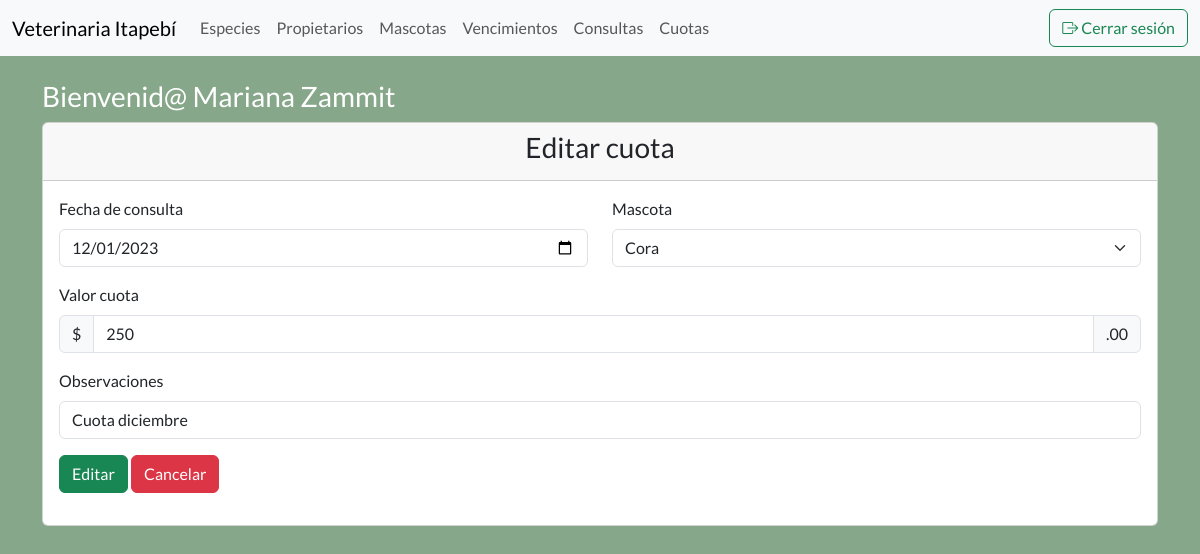
Screenshot of /frmEditarCuota.php?id=1 (signed in) with the database file from the repository.
### tables this page shows
CREATE TABLE `cuotas` (
  `CuotaId` int NOT NULL AUTO_INCREMENT,
  `CuotaFecha` date DEFAULT NULL,
  `MascotaId` int DEFAULT NULL,
  `CuotaValor` bigint DEFAULT NULL,
  `CuotaObservacion` varchar(255) DEFAULT NULL,
  `CuotaFchCreacion` datetime DEFAULT NULL,
  `CuotaFchModificacion` datetime DEFAULT NULL,
  `CuotaEstado` smallint DEFAULT NULL,
  PRIMARY KEY (`CuotaId`),
  KEY `cuotas_FK` (`MascotaId`),
  CONSTRAINT `cuotas_FK` FOREIGN KEY (`MascotaId`) REFERENCES `mascotas` (`MascotaId`) ON DELETE CASCADE ON UPDATE CASCADE
);

### frmEditarCuota.php (the view, shortened to what this page needs)
<?php include ("templates/header.php");
$mysqli = include_once "includes/conexion.php";
$id = $_GET["id"];
$sentencia = $mysqli->prepare("SELECT * FROM cuotas where CuotaId = ?");
$sentencia->bind_param("i", $id);
$sentencia->execute();
$resultado = $sentencia->get_result();
$consulta = $resultado->fetch_assoc();
?>
<div class="card">
    <div class="card-header">
        <h3 class="text-center">Editar cuota</h3>
    </div>
    <div class="card-body">
        <form action="editarCuota.php" method="post">
            <div class="row">
                <div class="col-6">
                    <div class="mb-3">
                        <label for="fecha" class="form-label">Fecha de consulta</label>
                        <input type="date" class="form-control" name="txtFecha" id="fecha" value="<?php echo $consulta['CuotaFecha'];?>">
                    </div>
                </div>
                <div class="col-6">
                    <label for="mascota" class="form-label">Mascota</label>
                    <select class="form-select" name="txtMascotaId" id="mascota">
                        <?php
                        $mysqli = include './includes/conexion.php';
                        $resultado = $mysqli->query("SELECT MascotaId, MascotaNombre FROM mascotas");
                        while ($mascota = $resultado->fetch_assoc()){
                            if ($mascota['MascotaId'] == $consulta['MascotaId'])
                                echo "<option value=\"$mascota[MascotaId]\">$mascota[MascotaNombre]</option>";
                        }
                        ?>
                    </select>
                </div>
            </div>
            <label for="valor" class="form-label">Valor cuota</label>
            <div class="input-group mb-3">
                <span class="input-group-text">$</span>
                <input type="number" class="form-control" id="valor" name="txtValor" value="<?php echo $consulta['CuotaValor'];?>">
                <span class="input-group-text">.00</span>
            </div>
            <div class="mb-3">
                <label for="observacion" class="form-label">Observaciones</label>
                <input type="text" class="form-control" id="observacion" name="txtObservacion" value="<?php echo $consulta['CuotaObservacion'];?>">
            </div>
            <div class="mb-3">
                <input type="submit" class="btn btn-success" value="Editar">
                <a href="cuotas.php" class="btn btn-danger">Cancelar</a>
            </div>
        </form>
    </div>
</div>
<?php include("templates/footer.php"); ?>

### css/styles.css (style rules this page uses)
* { font-family: 'Lato', sans-serif; }
body { background-color: #86A789; }

### rows the page displays
cuotas: txtFecha "12/01/2023", txtValor "250", txtObservacion "Cuota diciembre"

### other values shown
$_SESSION['nombre'] "Mariana Zammit"
form field txtMascotaId "Cora"
